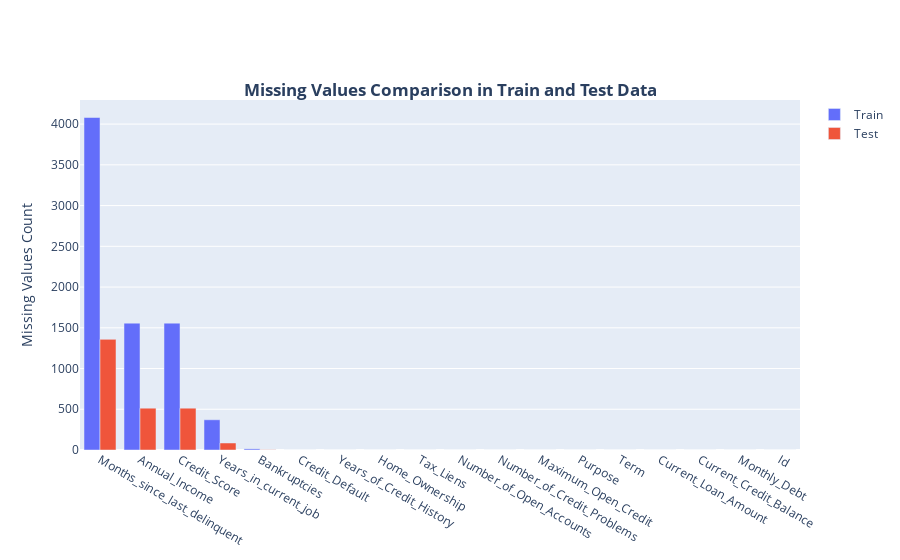

The notebook cell saved with this chart:
### Code cell
fig1 = go.Figure(
    data=[
        go.Bar(
            name="Train",
            x=missingDataDf.index,
            y=missingDataDf["Train"],
            offsetgroup=0,
        ),
        go.Bar(
            name="Test",
            x=missingDataDf.index,
            y=missingDataDf["Test"],
            offsetgroup=1,
        ),
    ],
    layout=go.Layout(
        title="<b>Missing Values Comparison in Train and Test Data",
        yaxis_title="Missing Values Count",
        title_x=0.5,
        title_y=0.85,
        title_xanchor='center',
        title_yanchor='top'
    )
)
fig1.show()

### Figure 1 — Plotly figure (JSON) as saved in the notebook; plotly's stock layout.template omitted (floating-point values rounded to 4 significant figures)
{"data": [{"name": "Train", "offsetgroup": "0", "type": "bar", "x": ["Months_since_last_delinquent", "Annual_Income", "Credit_Score", "Years_in_current_job", "Bankruptcies", "Credit_Default", "Years_of_Credit_History", "Home_Ownership", "Tax_Liens", "Number_of_Open_Accounts", "Number_of_Credit_Problems", "Maximum_Open_Credit", "Purpose", "Term", "Current_Loan_Amount", "Current_Credit_Balance", "Monthly_Debt", "Id"], "y": [4081, 1557, 1557, 371, 14, 0, 0, 0, 0, 0, 0, 0, 0, 0, 0, 0, 0, 0]}, {"name": "Test", "offsetgroup": "1", "type": "bar", "x": ["Months_since_last_delinquent", "Annual_Income", "Credit_Score", "Years_in_current_job", "Bankruptcies", "Credit_Default", "Years_of_Credit_History", "Home_Ownership", "Tax_Liens", "Number_of_Open_Accounts", "Number_of_Credit_Problems", "Maximum_Open_Credit", "Purpose", "Term", "Current_Loan_Amount", "Current_Credit_Balance", "Monthly_Debt", "Id"], "y": [1358, 513, 513, 86, 3, 0, 0, 0, 0, 0, 0, 0, 0, 0, 0, 0, 0, 0]}], "layout": {"autosize": true, "title": {"text": "<b>Missing Values Comparison in Train and Test Data", "x": 0.5, "xanchor": "center", "y": 0.85, "yanchor": "top"}, "xaxis": {"autorange": true, "range": [-0.5, 17.5], "type": "category"}, "yaxis": {"autorange": true, "range": [0, 4296.0], "title": {"text": "Missing Values Count"}, "type": "linear"}}}
